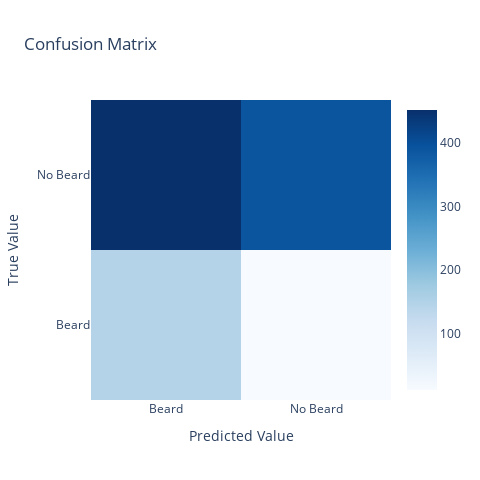
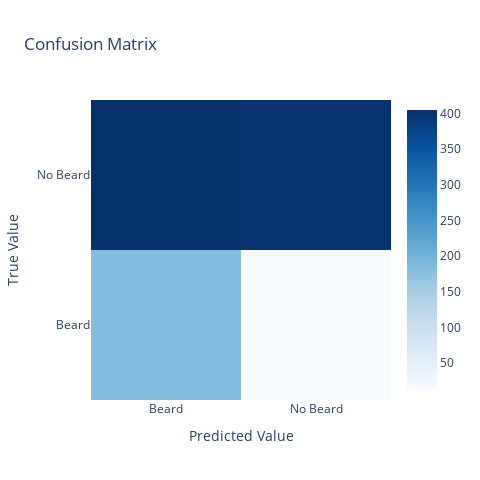

Notebook code for these charts, in order:
### Code cell
print_cofusion_matrix(mlp_1_1)

### Figure 1 — Plotly figure (JSON) as saved in the notebook; plotly's stock layout.template omitted (floating-point values rounded to 4 significant figures)
{"data": [{"colorscale": [[0, "rgb(247,251,255)"], [0.125, "rgb(222,235,247)"], [0.25, "rgb(198,219,239)"], [0.375, "rgb(158,202,225)"], [0.5, "rgb(107,174,214)"], [0.625, "rgb(66,146,198)"], [0.75, "rgb(33,113,181)"], [0.875, "rgb(8,81,156)"], [1, "rgb(8,48,107)"]], "type": "heatmap", "x": ["Beard", "No Beard"], "y": ["Beard", "No Beard"], "z": [[147, 12], [451, 390]]}], "layout": {"height": 480, "title": {"text": "Confusion Matrix"}, "width": 480, "xaxis": {"title": {"text": "Predicted Value"}}, "yaxis": {"title": {"text": "True Value"}}}}

### Figure 2 — Plotly figure (JSON) as saved in the notebook; plotly's stock layout.template omitted (floating-point values rounded to 4 significant figures)
{"data": [{"colorscale": [[0, "rgb(247,251,255)"], [0.125, "rgb(222,235,247)"], [0.25, "rgb(198,219,239)"], [0.375, "rgb(158,202,225)"], [0.5, "rgb(107,174,214)"], [0.625, "rgb(66,146,198)"], [0.75, "rgb(33,113,181)"], [0.875, "rgb(8,81,156)"], [1, "rgb(8,48,107)"]], "type": "heatmap", "x": ["Beard", "No Beard"], "y": ["Beard", "No Beard"], "z": [[183, 12], [405, 400]]}], "layout": {"height": 480, "title": {"text": "Confusion Matrix"}, "width": 480, "xaxis": {"title": {"text": "Predicted Value"}}, "yaxis": {"title": {"text": "True Value"}}}}
